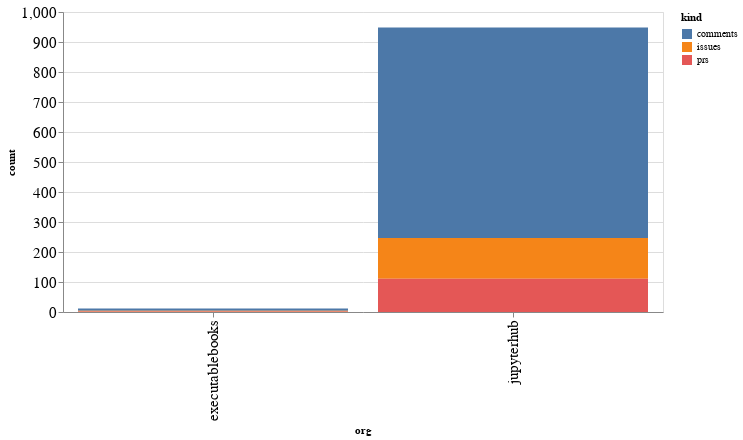

The code cell stored with this chart in its notebook:
### Code cell
alt.Chart(org_summaries, width=600).mark_bar().encode(
    x='org',
    y='count',
    color='kind',
    tooltip="org"
)

### Figure 1 — Vega-Lite specification as saved in the notebook (floating-point values rounded to 4 significant figures)
{"config": {"axisLeft": {"labelFontSize": 15}, "axisBottom": {"labelFontSize": 15}}, "data": {"name": "data-4865480e5f18639def4c7bf96ea571bf"}, "mark": "bar", "encoding": {"color": {"type": "nominal", "field": "kind"}, "tooltip": {"type": "nominal", "field": "org"}, "x": {"type": "nominal", "field": "org"}, "y": {"type": "quantitative", "field": "count"}}, "width": 600, "$schema": "https://vega.github.io/schema/vega-lite/v4.8.1.json", "datasets": {"data-4865480e5f18639def4c7bf96ea571bf": [{"org": "executablebooks", "kind": "comments", "count": 8}, {"org": "executablebooks", "kind": "issues", "count": 2}, {"org": "executablebooks", "kind": "prs", "count": 2}, {"org": "jupyterhub", "kind": "comments", "count": 701}, {"org": "jupyterhub", "kind": "issues", "count": 136}, {"org": "jupyterhub", "kind": "prs", "count": 111}]}}
